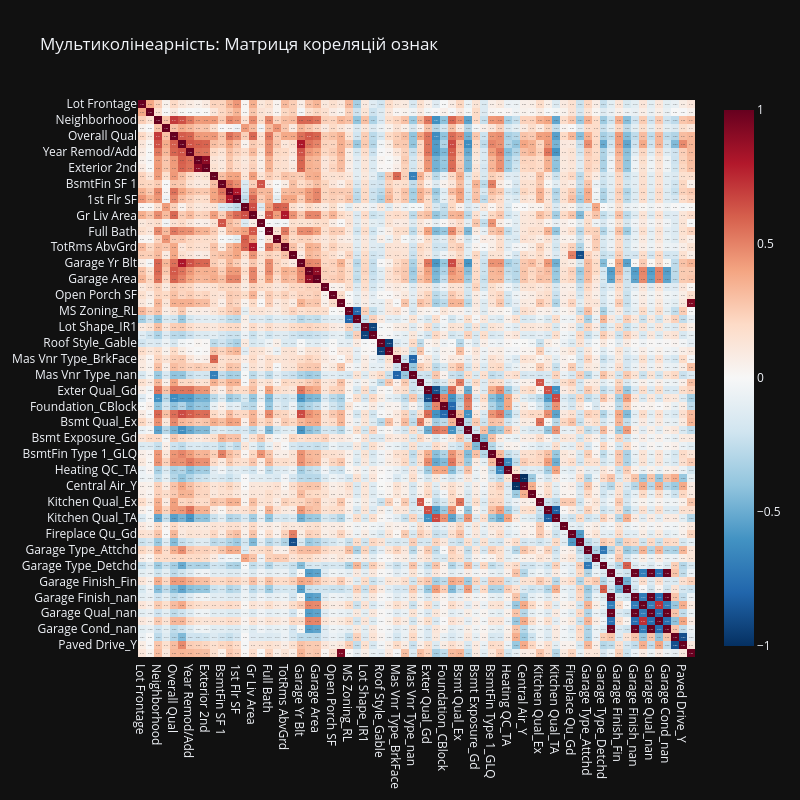

Source (notebook cell):
### Markdown cell above
На графіку Scale-Location спостерігається нерівномірний розподіл точок («ефект мегафона»): зі збільшенням прогнозованої вартості будинку дисперсія залишків збільшується (точки сильніше розлітаються по вертикалі). Припущення про гомоскедастичність порушується. Це означає, що модель значно сильніше помиляється на дорогих об'єктах, ніж на бюджетних.

### Code cell
corr_matrix = feature_train_ready.corr()
fig4 = px.imshow(corr_matrix, text_auto=".2f", color_continuous_scale='RdBu_r', title="Мультиколінеарність: Матриця кореляцій ознак",zmin=-1, zmax=1, height = 600)
fig4.update_layout(width=800, height=800)
fig4.update_layout(template="plotly_dark")
fig4.show()

### Figure 1 — Plotly figure (JSON) as saved in the notebook; plotly's stock layout.template omitted (floating-point values rounded to 4 significant figures; data arrays with more than 128 entries replaced by an {"elided": "..."} marker saying what was removed)
{"data": [{"coloraxis": "coloraxis", "hovertemplate": "x: %{x}<br>y: %{y}<br>color: %{z}<extra></extra>", "name": "0", "texttemplate": "%{z:.2f}", "type": "heatmap", "x": ["Lot Frontage", "Lot Area", "Neighborhood", "House Style", "Overall Qual", "Year Built", "Year Remod/Add", "Exterior 1st", "Exterior 2nd", "Mas Vnr Area", "BsmtFin SF 1", "Total Bsmt SF", "1st Flr SF", "2nd Flr SF", "Gr Liv Area", "Bsmt Full Bath", "Full Bath", "Half Bath", "TotRms AbvGrd", "Fireplaces", "Garage Yr Blt", "Garage Cars", "Garage Area", "Wood Deck SF", "Open Porch SF", "Sale Type", "MS Zoning_RL", "MS Zoning_RM", "Lot Shape_IR1", "Lot Shape_Reg", "Roof Style_Gable", "Roof Style_Hip", "Mas Vnr Type_BrkFace", "Mas Vnr Type_Stone", "Mas Vnr Type_nan", "Exter Qual_Ex", "Exter Qual_Gd", "Exter Qual_TA", "Foundation_CBlock", "Foundation_PConc", "Bsmt Qual_Ex", "Bsmt Qual_TA", "Bsmt Exposure_Gd", "Bsmt Exposure_No", "BsmtFin Type 1_GLQ", "Heating QC_Ex", "Heating QC_TA", "Central Air_N", "Central Air_Y", "Electrical_SBrkr", "Kitchen Qual_Ex", "Kitchen Qual_Gd", "Kitchen Qual_TA", "Fireplace Qu_Ex", "Fireplace Qu_Gd", "Fireplace Qu_nan", "Garage Type_Attchd", "Garage Type_BuiltIn", "Garage Type_Detchd", "Garage Type_nan", "Garage Finish_Fin", "Garage Finish_Unf", "Garage Finish_nan", "Garage Qual_TA", "Garage Qual_nan", "Garage Cond_TA", "Garage Cond_nan", "Paved Drive_N", "Paved Drive_Y", "Sale Condition_Partial"], "xaxis": "x", "y": ["Lot Frontage", "Lot Area", "Neighborhood", "House Style", "Overall Qual", "Year Built", "Year Remod/Add", "Exterior 1st", "Exterior 2nd", "Mas Vnr Area", "BsmtFin SF 1", "Total Bsmt SF", "1st Flr SF", "2nd Flr SF", "Gr Liv Area", "Bsmt Full Bath", "Full Bath", "Half Bath", "TotRms AbvGrd", "Fireplaces", "Garage Yr Blt", "Garage Cars", "Garage Area", "Wood Deck SF", "Open Porch SF", "Sale Type", "MS Zoning_RL", "MS Zoning_RM", "Lot Shape_IR1", "Lot Shape_Reg", "Roof Style_Gable", "Roof Style_Hip", "Mas Vnr Type_BrkFace", "Mas Vnr Type_Stone", "Mas Vnr Type_nan", "Exter Qual_Ex", "Exter Qual_Gd", "Exter Qual_TA", "Foundation_CBlock", "Foundation_PConc", "Bsmt Qual_Ex", "Bsmt Qual_TA", "Bsmt Exposure_Gd", "Bsmt Exposure_No", "BsmtFin Type 1_GLQ", "Heating QC_Ex", "Heating QC_TA", "Central Air_N", "Central Air_Y", "Electrical_SBrkr", "Kitchen Qual_Ex", "Kitchen Qual_Gd", "Kitchen Qual_TA", "Fireplace Qu_Ex", "Fireplace Qu_Gd", "Fireplace Qu_nan", "Garage Type_Attchd", "Garage Type_BuiltIn", "Garage Type_Detchd", "Garage Type_nan", "Garage Finish_Fin", "Garage Finish_Unf", "Garage Finish_nan", "Garage Qual_TA", "Garage Qual_nan", "Garage Cond_TA", "Garage Cond_nan", "Paved Drive_N", "Paved Drive_Y", "Sale Condition_Partial"], "yaxis": "y", "z": {"elided": "70x70 float values"}}], "layout": {"coloraxis": {"cmax": 1, "cmin": -1, "colorscale": [[0, "rgb(5,48,97)"], [0.1, "rgb(33,102,172)"], [0.2, "rgb(67,147,195)"], [0.3, "rgb(146,197,222)"], [0.4, "rgb(209,229,240)"], [0.5, "rgb(247,247,247)"], [0.6, "rgb(253,219,199)"], [0.7, "rgb(244,165,130)"], [0.8, "rgb(214,96,77)"], [0.9, "rgb(178,24,43)"], [1, "rgb(103,0,31)"]]}, "height": 800, "title": {"text": "Мультиколінеарність: Матриця кореляцій ознак"}, "width": 800, "xaxis": {"anchor": "y", "constrain": "domain", "domain": [0, 1], "scaleanchor": "y"}, "yaxis": {"anchor": "x", "autorange": "reversed", "constrain": "domain", "domain": [0, 1]}}}
